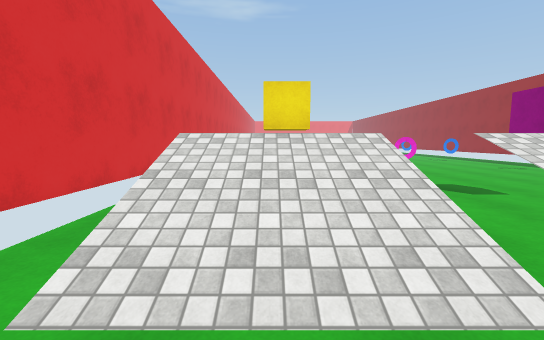
View 1 (above)

16 first-person views from a walk through a scene from a Unity 3-D project. The camera is 1.4 m above the floor, tilts 6° down and sees 90° across. The floor is counted in squares, 1 m on a side. Each view is taken from the middle of a square. On the plan, view 1 faces up. The plan holds only what a view shows up to about 13 squares ahead; the rest is blank. The place goes on beyond the plan. The player character is not drawn. Surface patterns are stand-ins for the level's own textures.

View 2
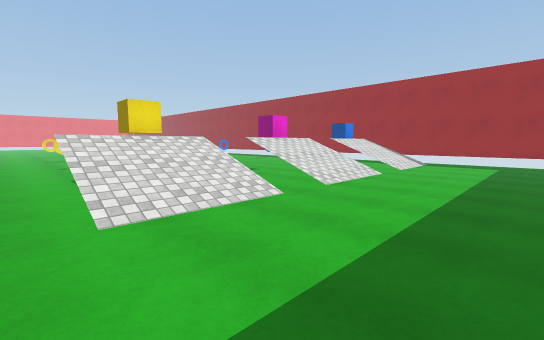

View 3
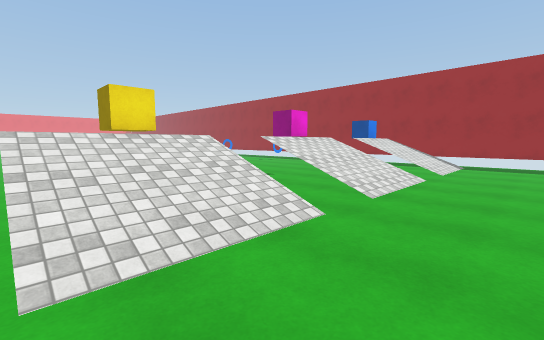

View 4
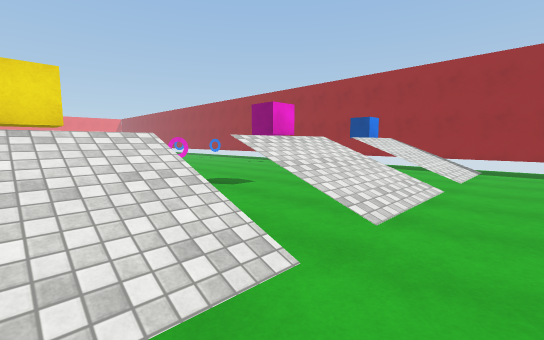

View 5
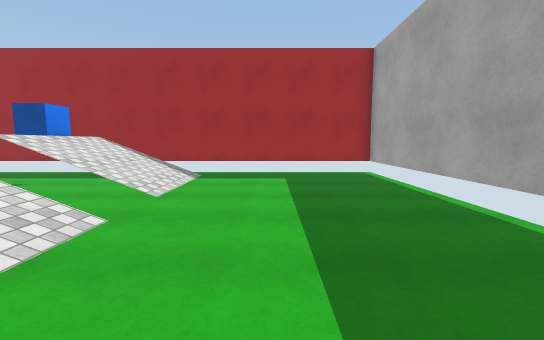

View 6
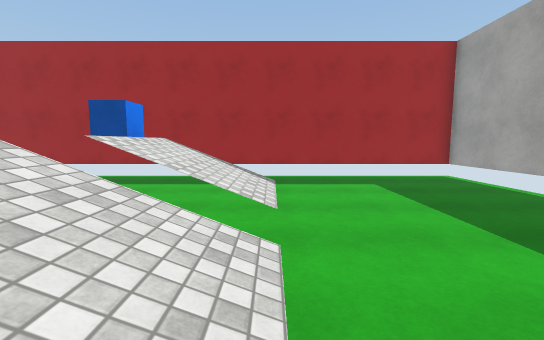

View 7
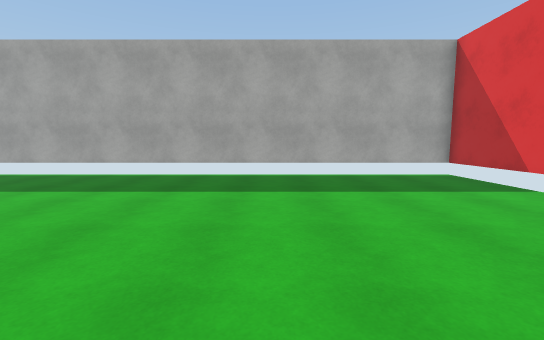

View 8
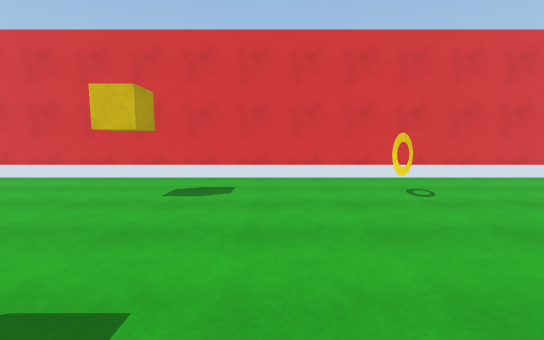

View 9
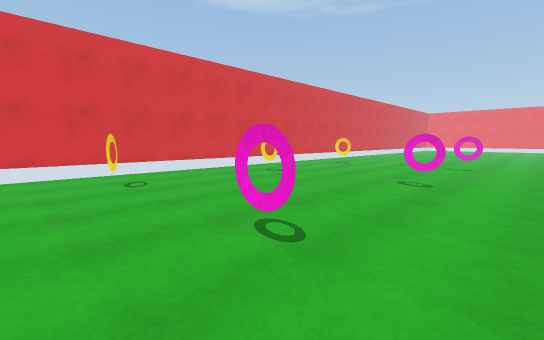

View 10
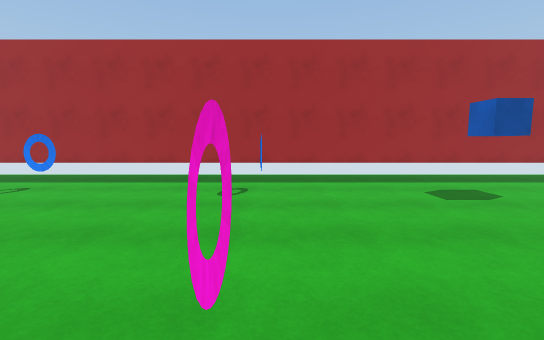

View 11
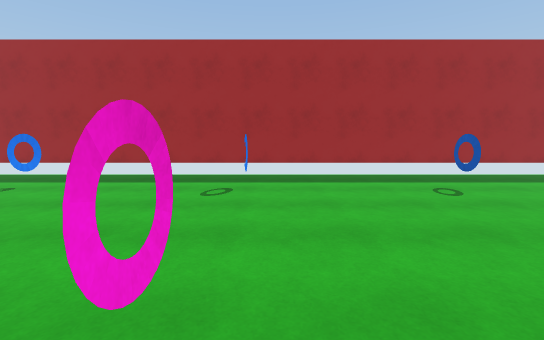

View 12
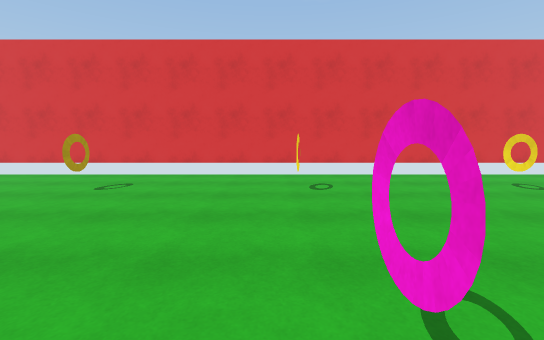

View 13
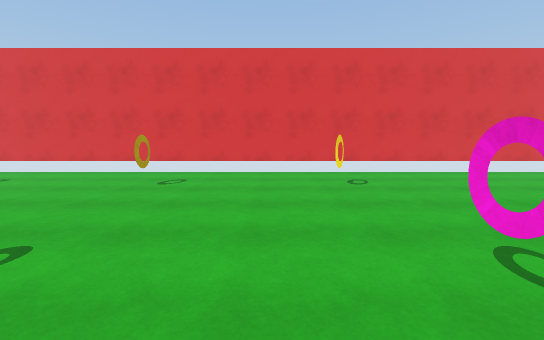

View 14
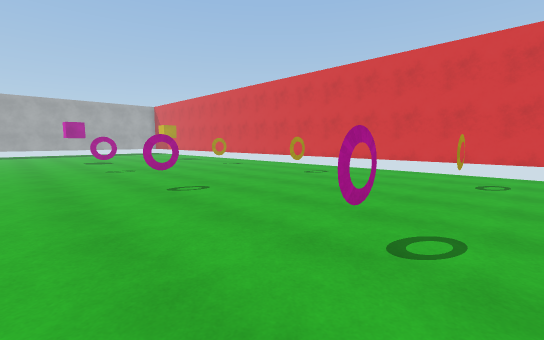

View 15
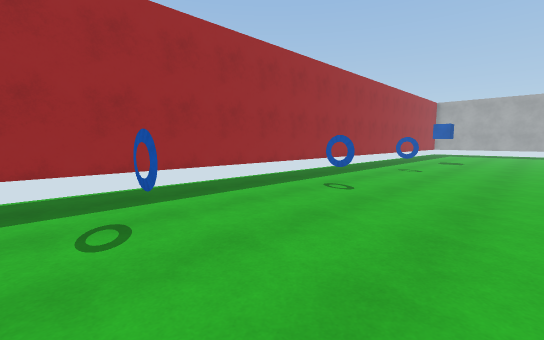

View 16
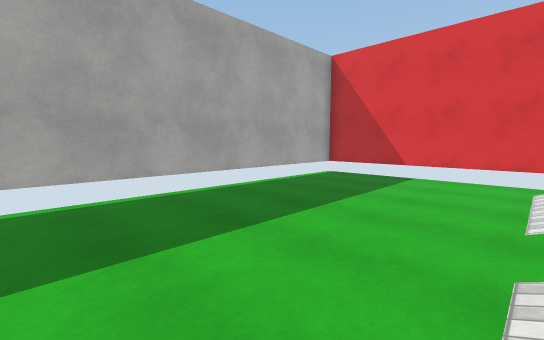

### Floor plan
Key: @ floor where view 1 was taken; # wall or solid block; x gap in a wall; . floor; / step, stairs or slope; = window, fence, low wall or low ledge; C pink cube; T thing the floor can be seen under or through.
Columns run from 4 left of view 1 to 17 right of it. Each row starts with its distance up from view 1.
 28 #....................#
 27 #....................#
 26 #....................#
 25 #....................#
 24 #....................#
 23 #....................#
 22 #....................#
 21 #....................#
 20 #....................#
 19 #....................#
 18 #....................#
 17 #....................#
 16 #....................#
 15 #....................#
 14 #....................#
 13 #....................#
 12 #....................#
 11 #....................#
 10 #....................#
  9 #....................#
  8 #....................#
  7 #............  ......#
  6 #./ ## .. Cx     T  .#
  5 #.#////..////. /////.#
  4 #.=////..////../////.#
  3 #./////..////../////.#
  2 #./////..////../////.#
  1 #....................#
  0 #...@................#
 -1 #....................#
 -2 #....................#
 -3 #....................#
 -4 #....................#
 -5 #....................#
 -6 ######################

Where each view was taken, in squares from view 1:
view 1: 0 up, 0 right, facing up
view 2: 3 down, 3 left, facing up-right
view 3: 1 down, 2 left, facing up-right
view 4: 0 up, 0 right, facing up-right
view 5: 1 down, 4 right, facing right
view 6: 2 up, 5 right, facing right
view 7: 6 up, 4 right, facing down
view 8: 10 up, 7 right, facing left
view 9: 11 up, 9 right, facing up-left
view 10: 13 up, 5 right, facing right
view 11: 19 up, 5 right, facing right
view 12: 19 up, 8 right, facing left
view 13: 24 up, 9 right, facing left
view 14: 28 up, 10 right, facing down-left
view 15: 28 up, 8 right, facing down-right
view 16: 2 up, 8 right, facing down-left
